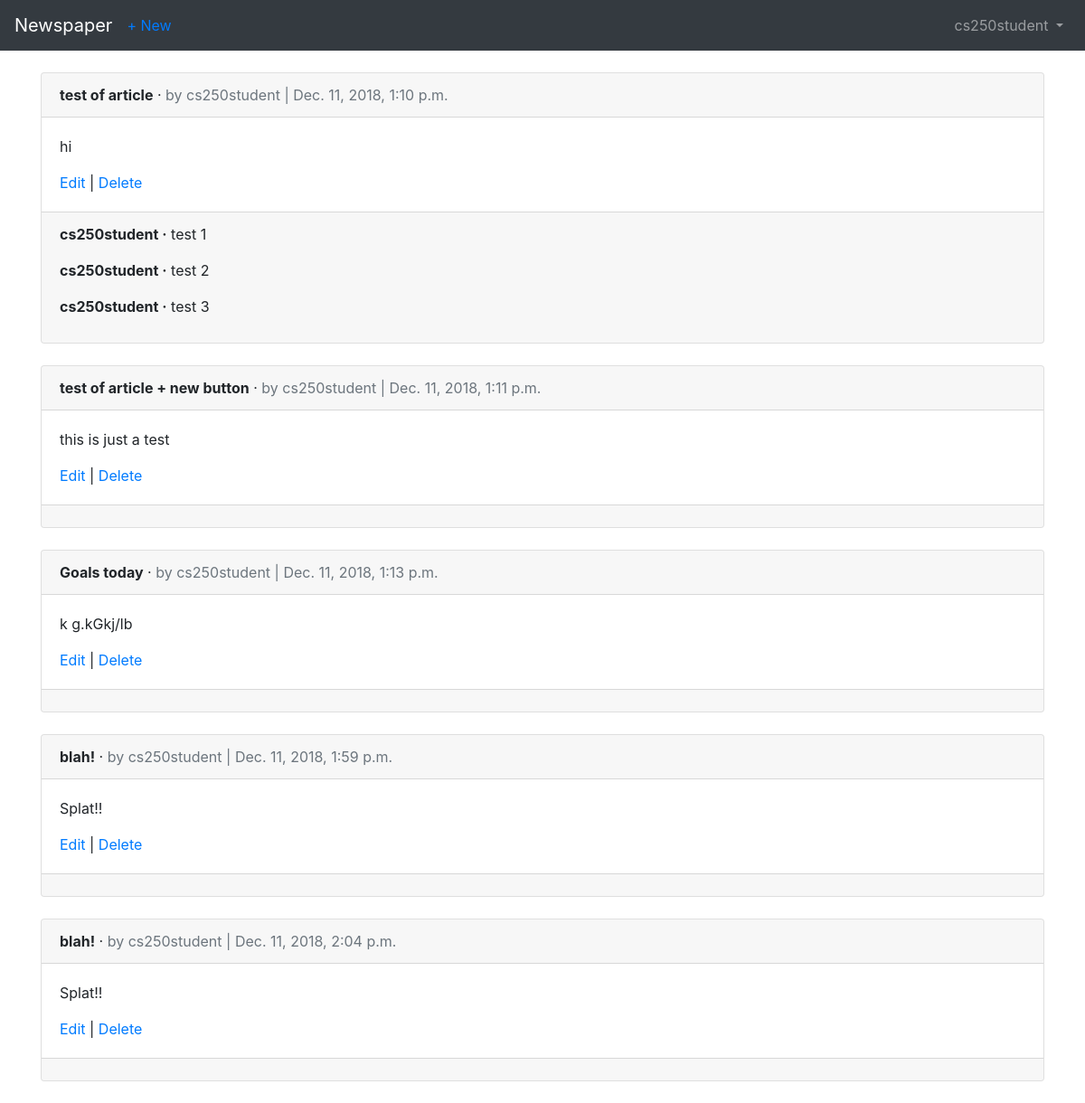
The page /articles/ (signed in) on the database its author committed.
### users/models.py (models this page shows)
class CustomUser(AbstractUser):
    age = models.PositiveIntegerField(null=True, blank=True)

### articles/models.py (models this page shows, shortened)
class Article(models.Model):
    title = models.CharField(max_length=255)
    body = models.TextField()
    date = models.DateTimeField(auto_now_add=True)
    author = models.ForeignKey(
            get_user_model(),
            on_delete=models.CASCADE,
    )

class Comment(models.Model):
    article = models.ForeignKey(
        Article,
        on_delete=models.CASCADE,
        related_name='comments',
    )
    comment = models.CharField(max_length=140)
    author = models.ForeignKey(
        get_user_model(),
        on_delete=models.CASCADE,
        )
    def __str__(self):
        return self.comment

### articles/views.py (the view)
# urls.py: path('', ArticleListView.as_view(), name='article_list'),
class ArticleListView(LoginRequiredMixin,ListView):
    model = Article
    template_name = 'article_list.html'
    login_url = 'login'

### templates/article_list.html (shortened to what this page needs)
{% extends 'base.html' %}
{% block content %}
  {% for article in object_list %}
    <div class="card">
        <div class="card-header">
            <span class="font-weight-bold">{{ article.title }}</span> &middot;
            <span class="text-muted">by {{ article.author }} |
                {{ article.date }}</span>
        </div>
        <div class="card-body">
            <p>{{ article.body }}</p>
            <a href="{% url 'article_edit' article.pk %}">Edit</a> |
            <a href="{% url 'article_delete' article.pk %}">Delete</a>
        </div>
        <div class="card-footer">
            {% for comment in article.comments.all %}
                <p>
                    <span class="font-weight-bold">{{ comment.author }} &middot;</span>
                    {{ comment }}
                </p>
            {% endfor %}
        </div>
    </div>
      <br />
  {% endfor %}
{% endblock content %}

### templates/base.html (shortened to what this page needs)
<!doctype html>
<html lang="en">
    <head>
       <link rel="stylesheet" href="https://stackpath.bootstrapcdn.com/bootstrap/4.1.3/css/bootstrap.min.css">
    </head>
    <body>
    <nav class="navbar navbar-expand-md navbar-dark bg-dark mb-4">
        <a class="navbar-brand" href="{% url 'home' %}">Newspaper</a>
        {% if user.is_authenticated %}
            <ul class="navbar-nav mr-auto">
                <li class="nav-item"><a href="{% url 'article_new' %}">+ New</a></li>
            </ul>
        {% endif %}
        <div class="collapse navbar-collapse" id="navbarCollapse">
            {% if user.is_authenticated %}
                <ul class="navbar-nav ml-auto">
                    <li class="nav-item">
                        <a class="nav-link dropdown-toggle" href="#" id="userMenu"
                           data-toggle="dropdown" aria-haspopup="true"
                           aria-expanded="false">
                            {{ user.username }}
                        </a>
                         </li>
                </ul>
            {% else %}
                <form class="form-inline ml-auto">
                    <a href="{% url 'login' %}" class="btn btn-outline-secondary"> Log In</a>
                    <a href="{% url 'signup' %}" class="btn btn-primary ml-2">Sign up</a>
                </form>
            {% endif %}
        </div>
    </nav>
    <div class="container">
        {% block content %}
        {% endblock content %}
    </div>
    </body>
</html>

### rows shown on the page
CustomUser: username "cs250student"
Article: title "test of article", author "cs250student", date "Dec. 11, 2018, 1:10 p.m.", body "hi"
Comment: author "cs250student", comment "test 1"
Comment: author "cs250student", comment "test 2"
Comment: author "cs250student", comment "test 3"
Article: title "test of article + new button", author "cs250student", date "Dec. 11, 2018, 1:11 p.m.", body "this is just a test"
Article: title "Goals today", author "cs250student", date "Dec. 11, 2018, 1:13 p.m.", body "k g.kGkj/lb"
Article: title "blah!", author "cs250student", date "Dec. 11, 2018, 1:59 p.m.", body "Splat!!"
Article: title "blah!", author "cs250student", date "Dec. 11, 2018, 2:04 p.m.", body "Splat!!"
